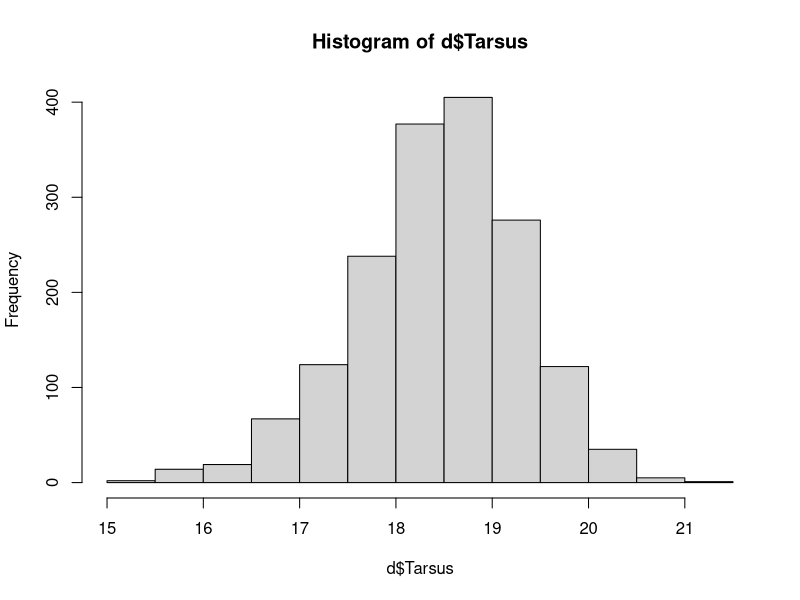
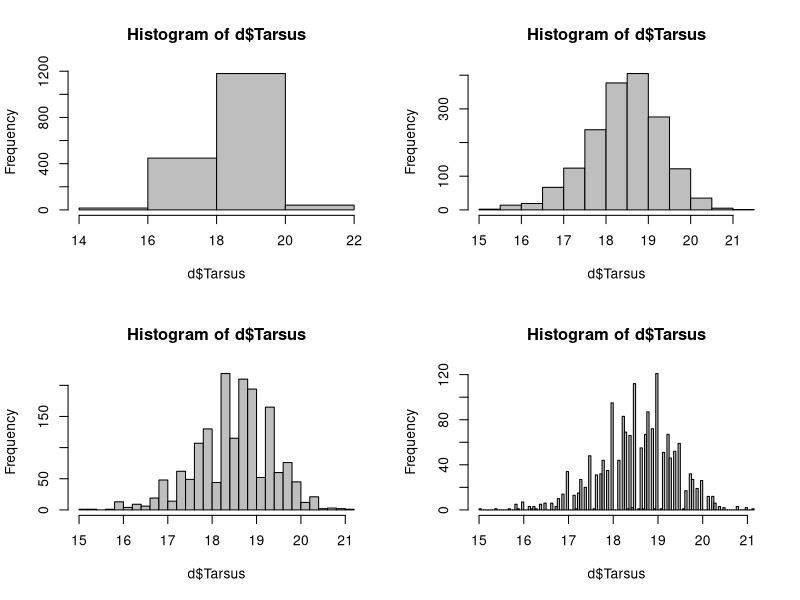
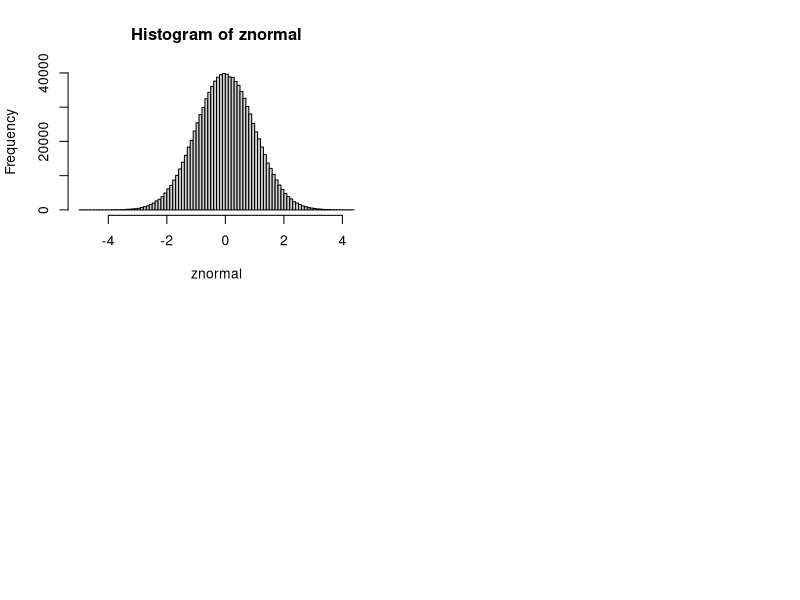
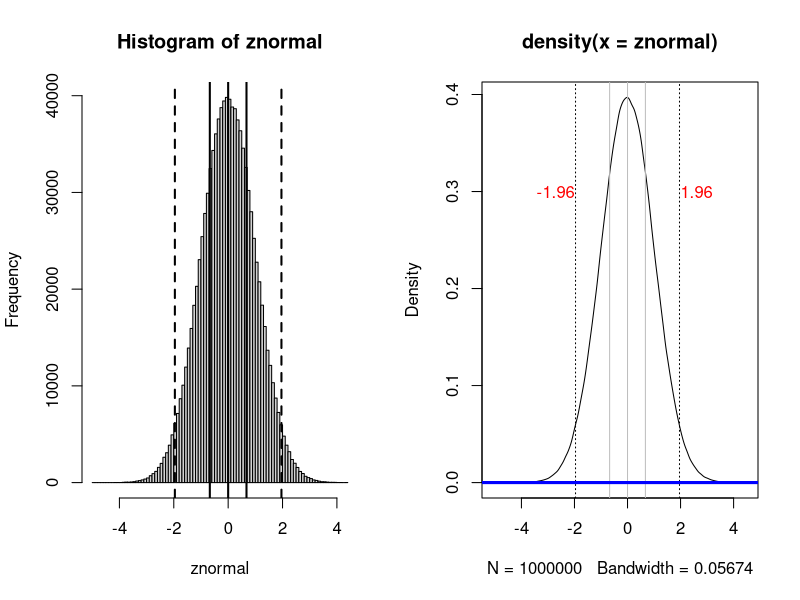
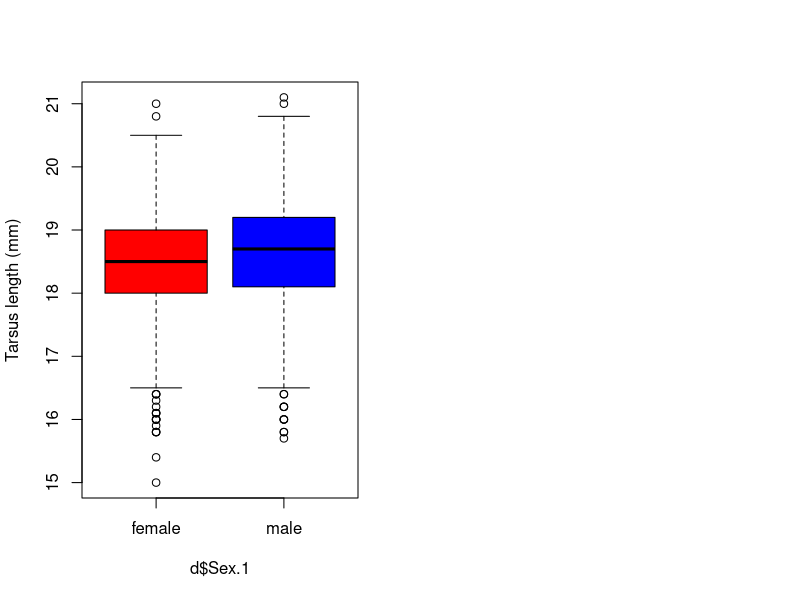

Write the R code that produced these figures, in order. (Note: this script raises an error after producing the figures.)
rm(list=ls())

d<-read.table("../Data/SparrowSize.txt", header=TRUE)
str(d)

# prints length of the tarsus, histogram of tardud and mena of the tarsus 
# prints histograms of tarsus with different breaks 
# prints range and head of the data, including a boxplot of the data 


length(d$Tarsus)
hist(d$Tarsus)
mean(d$Tarsus)

par(mfrow = c(2, 2))
hist(d$Tarsus, breaks = 3, col="grey")
hist(d$Tarsus, breaks = 10, col="grey")
hist(d$Tarsus, breaks = 30, col="grey")
hist(d$Tarsus, breaks = 100, col="grey")

head(table(d$Tarsus))
d$Tarsus.rounded<-round(d$Tarsus, digits=1)
head(d$Tarsus.rounded)

range(d$Tarsus, na.rm = TRUE)
## [1] 15.0 21.1

var(d$Tarsus, na.rm = TRUE)
## [1] 0.7404059

znormal <- rnorm(1e+06)
hist(znormal, breaks = 100)

par(mfrow = c(1, 2))
hist(znormal, breaks = 100)
abline(v = qnorm(c(0.25, 0.5, 0.75)), lwd = 2)
abline(v = qnorm(c(0.025, 0.975)), lwd = 2, lty = "dashed")
plot(density(znormal))
abline(v = qnorm(c(0.25, 0.5, 0.75)), col = "gray")
abline(v = qnorm(c(0.025, 0.975)), lty = "dotted", col = "black")
abline(h = 0, lwd = 3, col = "blue")
text(2, 0.3, "1.96", col = "red", adj = 0)
text(-2, 0.3, "-1.96", col = "red", adj = 1)

boxplot(d$Tarsus~d$Sex.1, col = c("red", "blue"), ylab="Tarsus length (mm)")

t.test2 <- t.test(d1$Mass~d1$Sex)
t.test2


